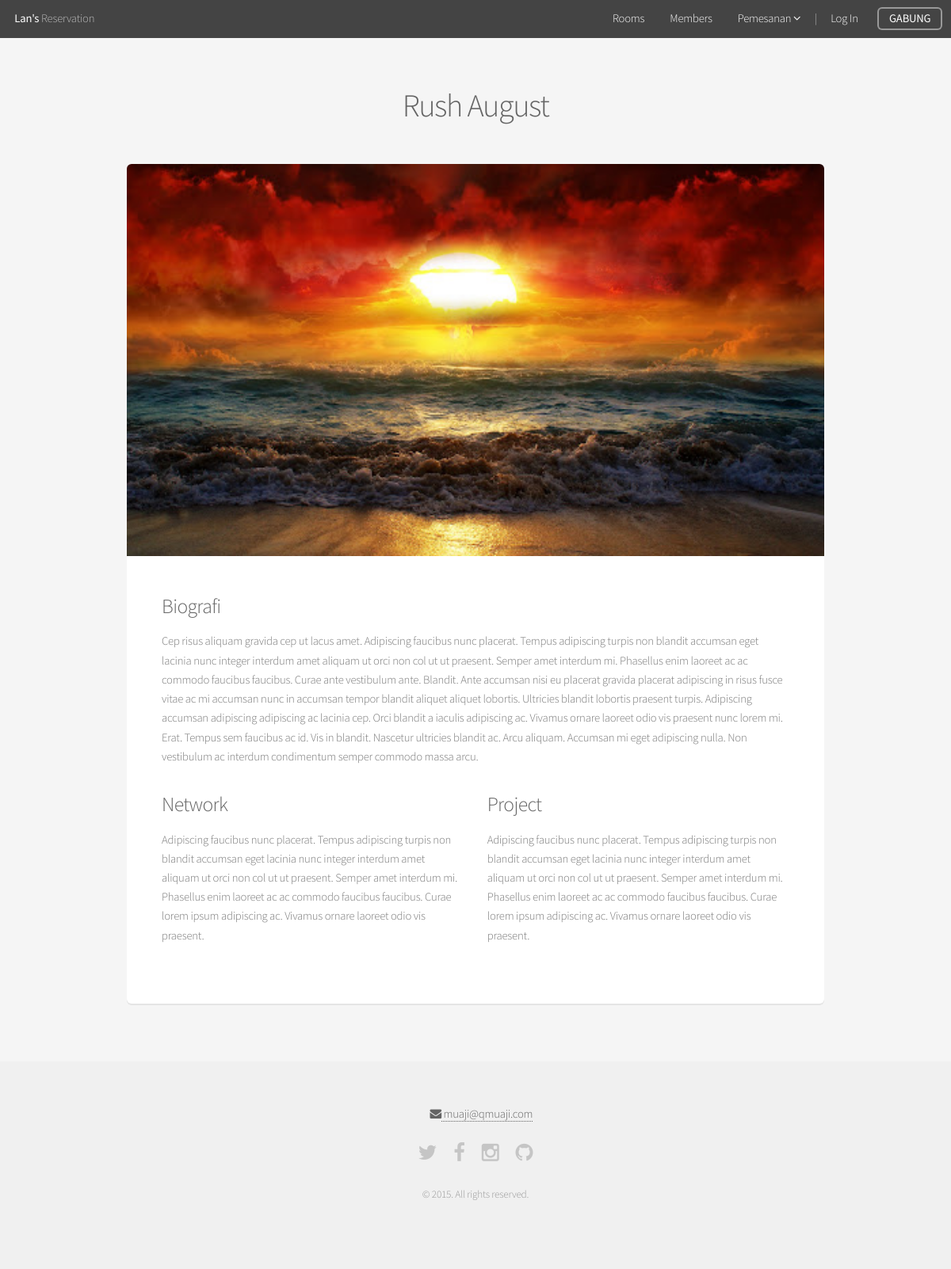
The app's page /my.php?username=rushaugust with its own data.
### tables this page shows
CREATE TABLE `users` (
  `user_id` bigint(20) UNSIGNED NOT NULL,
  `saldo` int(11) UNSIGNED DEFAULT '0',
  `email` varchar(50) NOT NULL,
  `username` varchar(16) DEFAULT NULL,
  `active` tinyint(2) NOT NULL DEFAULT '0',
  `join_date` timestamp NOT NULL DEFAULT CURRENT_TIMESTAMP,
  `first_name` varchar(32) DEFAULT NULL,
  `last_name` varchar(32) DEFAULT NULL,
  `tlp` varchar(16) DEFAULT NULL,
  `address` text,
  `img` tinytext,
  `type` tinyint(2) NOT NULL DEFAULT '0',
  `email_code` varchar(64) DEFAULT NULL,
  `password` varchar(64) NOT NULL
);

### core/functions/general.php (called while the page is built, shortened)
<?php
function sanitize($data) {
	return htmlentities(strip_tags(mysql_real_escape_string($data)));
}

### core/functions/users.php (called while the page is built, shortened)
<?php
function userData($user_id) {
	$data 	 = array();
	$user_id = (int)$user_id;
	$funcNumArgs = func_num_args();
	$funcGetArgs = func_get_args();
	if($funcNumArgs > 1){
		unset($funcGetArgs[0]);
		$fields = implode(', ', $funcGetArgs);
		$data 	= mysql_fetch_assoc(mysql_query("SELECT $fields FROM users WHERE user_id=$user_id"));
	}
	return $data;
}
function usernameExists($username) {
	$username = sanitize($username);
	return (mysql_result(mysql_query("SELECT COUNT(user_id) FROM users WHERE username='$username'"), 0) == 1) ? true : false;
}
function user_id($email) {
	$email = sanitize($email);
	return mysql_result(mysql_query("SELECT user_id FROM users WHERE email='$email' or username='$email'"), 0, 'user_id');
}

### my.php (the view, shortened to what this page needs)
<?php
include 'includes/_header.php';
if(isset($_GET['username']) && !empty($_GET['username'])) {
	$username = sanitize($_GET['username']);
	if(usernameExists($username) || emailExists($username)) {
		$user_id  	= user_id($username);
		$dataProfil = userData($user_id, 'first_name', 'last_name', 'email', 'tlp', 'img', 'username');
		?>
		<section id="main" class="container">
			<header><meta http-equiv="Content-Type" content="text/html; charset=utf-8">
				<h2><?php echo $dataProfil['first_name'], ' ', $dataProfil['last_name'] ?></h2>
			</header>
			<div class="box">
				<span class="image featured">
				<?php
				$img = $dataProfil['img'];
				if(!empty($img)) {
					?>
					<img src="<?php echo $img ?>" alt="x img" />
					<?php
				}
				?>
				</span>
				<h3>Biografi</h3>
				<p>Cep risus aliquam gravida cep ut lacus amet. Adipiscing faucibus nunc placerat. Tempus adipiscing turpis non blandit accumsan eget lacinia nunc integer interdum amet aliquam ut orci non col ut ut praesent. Semper amet interdum mi. Phasellus enim laoreet ac ac commodo faucibus faucibus. Curae ante vestibulum ante. Blandit. Ante accumsan nisi eu placerat gravida placerat adipiscing in risus fusce vitae ac mi accumsan nunc in accumsan tempor blandit aliquet aliquet lobortis. Ultricies blandit lobortis praesent turpis. Adipiscing accumsan adipiscing adipiscing ac lacinia cep. Orci blandit a iaculis adipiscing ac. Vivamus ornare laoreet odio vis praesent nunc lorem mi. Erat. Tempus sem faucibus ac id. Vis in blandit. Nascetur ultricies blandit ac. Arcu aliquam. Accumsan mi eget adipiscing nulla. Non vestibulum ac interdum condimentum semper commodo massa arcu.</p>
				<div class="row">
					<div class="6u 12u(mobilep)">
						<h3>Network</h3>
						<p>Adipiscing faucibus nunc placerat. Tempus adipiscing turpis non blandit accumsan eget lacinia nunc integer interdum amet aliquam ut orci non col ut ut praesent. Semper amet interdum mi. Phasellus enim laoreet ac ac commodo faucibus faucibus. Curae lorem ipsum adipiscing ac. Vivamus ornare laoreet odio vis praesent.</p>
					</div>
					<div class="6u 12u(mobilep)">
						<h3>Project</h3>
						<p>Adipiscing faucibus nunc placerat. Tempus adipiscing turpis non blandit accumsan eget lacinia nunc integer interdum amet aliquam ut orci non col ut ut praesent. Semper amet interdum mi. Phasellus enim laoreet ac ac commodo faucibus faucibus. Curae lorem ipsum adipiscing ac. Vivamus ornare laoreet odio vis praesent.</p>
					</div>
				</div>
			</div>
		</section>
		<?php
	} else {
		echo "<br><hr><h2 align='center'>Sorry.. Halaman tidak ditemukan!<br><a href='./' class='icon fa-arrow-left'> Kembali</a></h2><hr>";
	}
} else {
	header("Location: ./");
	exit();
}
include 'includes/_footer.php' ?>

### assets/css/main.css (style rules this page uses)
html, body, div, span, applet, object, iframe, h1, h2, h3, h4, h5, h6, p, blockquote, pre, a, abbr, acronym, address, big, cite, code, del, dfn, em, img, ins, kbd, q, s, samp, small, strike, strong, sub, sup, tt, var, b, u, i, center, dl, dt, dd, ol, ul, li, fieldset, form, label, legend, table, caption, tbody, tfoot, thead, tr, th, td, article, aside, canvas, details, embed, figure, figcaption, footer, header, hgroup, menu, nav, output, ruby, section, summary, time, mark, audio, video { margin: 0; padding: 0; border: 0; font-size: 100%; font: inherit; vertical-align: baseline; }
article, aside, details, figcaption, figure, footer, header, hgroup, menu, nav, section { display: block; }
body { line-height: 1; }
body { -webkit-text-size-adjust: none; }
*, *:before, *:after { -moz-box-sizing: border-box; -webkit-box-sizing: border-box; box-sizing: border-box; }
.container { margin-left: auto; margin-right: auto; }
.container { width: 60em; }
@media screen and (max-width: 1680px) { .container { width: 60em; } }
@media screen and (max-width: 1280px) { .container { width: 60em; } }
.row { border-bottom: solid 1px transparent; -moz-box-sizing: border-box; -webkit-box-sizing: border-box; box-sizing: border-box; }
.row > * { float: left; -moz-box-sizing: border-box; -webkit-box-sizing: border-box; box-sizing: border-box; }
.row:after, .row:before { content: ''; display: block; clear: both; height: 0; }
.row > * { padding: 0 0 0 2em; }
.row { margin: 0 0 -1px -2em; }
.\36 u, .\36 u\24 { width: 50%; clear: none; margin-left: 0; }
@media screen and (max-width: 1680px) { .row > * { padding: 0 0 0 2em; } }
@media screen and (max-width: 1680px) { .row { margin: 0 0 -1px -2em; } }
@media screen and (max-width: 1280px) { .row > * { padding: 0 0 0 2em; } }
@media screen and (max-width: 1280px) { .row { margin: 0 0 -1px -2em; } }
body { background: #f5f5f5; }
body, input, select, textarea { color: #777; font-family: "Source Sans Pro", sans-serif; font-size: 16pt; font-weight: 300; line-height: 1.65em; letter-spacing: -0.015em; }
p { margin: 0 0 2em 0; }
h1, h2, h3, h4, h5, h6 { color: #646464; font-weight: 300; line-height: 1em; margin: 0 0 0.5em 0; }
h2 { font-size: 2.25em; line-height: 1.5em; letter-spacing: -0.035em; }
h3 { font-size: 1.75em; line-height: 1.5em; letter-spacing: -0.025em; }
.box { background: #fff; border-radius: 6px; box-shadow: 0 2px 0 0 #e5e5e5; margin: 0 0 1em 0; padding: 3em; }
.box > :last-child { margin-bottom: 0; }
.box .image.featured { border-radius: 0; display: block; margin: 3em 0 3em -3em; position: relative; width: calc(100% + 6em); }
.box .image.featured img { border-radius: 0; display: block; width: 100%; }
.box .image.featured:first-child { border-radius: 6px 6px 0 0; margin-bottom: 3em; margin-top: -3em; }
.box .image.featured:first-child img { border-radius: 6px 6px 0 0; }
.image { border-radius: 6px; border: 0; display: inline-block; position: relative; }
.image img { border-radius: 6px; display: block; }
#main { padding: 4em 0; }
#main > header { text-align: center; margin: 0 0 3em 0; }
#main > header h2 { font-size: 2.75em; margin: 0; }
@media screen and (max-width: 1680px) { body, input, select, textarea { font-size: 13pt; } }
@media screen and (max-width: 1280px) { body, input, select, textarea { font-size: 11pt; } }

### records on screen
users: first_name "Rush", last_name "August", img (picture)
